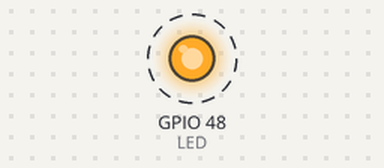
The sketch below on a simulated ESP32. Parts: output pins drawn as LEDs (lit = HIGH). Dashed ring = blinking. WiFi joins after 1.5 s; servers stay silent unless stated; what the sketch prints to the serial monitor is not drawn.

Above: at 1.7 s.
Timing chart, 0 to 4.5 s (numbered marks = the images above):
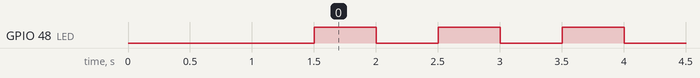

The sketch:

WIFI.ino
```cpp
#include <WiFi.h>
#define LED   48

// 定义 Wi-Fi 名与密码
const char * ssid = "4G-UFI-7787";
const char * password = "1234567890";

void setup() {
  Serial.begin(9600);

  // 断开之前的连接
  WiFi.disconnect(true);
  // 连接 Wi-Fi
  WiFi.begin(ssid, password);

  Serial.print("正在连接 Wi-Fi");

  // 检测是否链接成功
  while (WiFi.status() != WL_CONNECTED) {
    delay(500);
    Serial.print(".");
    }
  Serial.println("连接成功");
  Serial.print("IP address: ");
  Serial.println(WiFi.localIP());

  // 使用板载 LED 反馈连接成功
  pinMode(LED, OUTPUT);

}

void loop() {

  //LED闪烁说明连接成功
  digitalWrite(LED, HIGH);
  delay(500);
  digitalWrite(LED, LOW);
  delay(500);
}


// #include <WiFi.h>

// #define LED 48

// // 设置要创建的热点名与密码
// const char * ssid = "LCKFB_ESP32";
// const char * password = "12345678";


// void setup() {
//   Serial.begin(9600);

//   // 创建热点
//   WiFi.softAP(ssid, password);

//   //  打印热点 IP
//   Serial.print("Wi-Fi 接入的 IP：");
//   Serial.println(WiFi.softAPIP());


//   // 使用板载 LED 反馈创建成功
//   pinMode(LED, OUTPUT);
// }

// void loop() {
//   //LED闪烁说明创建热点成功
//   digitalWrite(LED, HIGH);
//   delay(500);
//   digitalWrite(LED, LOW);
//   delay(500);
// }
```

Measured:
- by itself, GPIO 48 (LED): alternates HIGH for 0.50 s and LOW for 0.50 s
